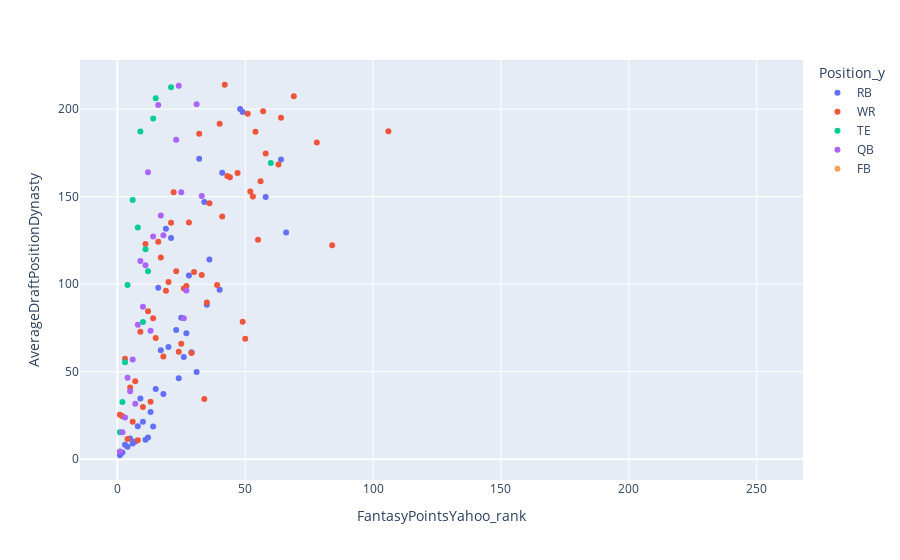

Source (notebook cell):
### Code cell
fig =  px.scatter(df, x="FantasyPointsYahoo_rank", y="AverageDraftPositionDynasty", 
                color="Position_y",
                 hover_name="Name_x",
              )
fig.show()

### Figure 1 — Plotly figure (JSON) as saved in the notebook; plotly's stock layout.template omitted (floating-point values rounded to 4 significant figures; data arrays with more than 128 entries replaced by an {"elided": "..."} marker saying what was removed)
{"data": [{"hovertemplate": "<b>%{hovertext}</b><br><br>Position_y=RB<br>FantasyPointsYahoo_rank=%{x}<br>AverageDraftPositionDynasty=%{y}<extra></extra>", "hovertext": {"elided": "177 str values"}, "legendgroup": "RB", "marker": {"color": "#636efa", "symbol": "circle"}, "mode": "markers", "name": "RB", "orientation": "v", "showlegend": true, "type": "scatter", "x": {"elided": "177 float values"}, "xaxis": "x", "y": {"elided": "177 float values"}, "yaxis": "y"}, {"hovertemplate": "<b>%{hovertext}</b><br><br>Position_y=WR<br>FantasyPointsYahoo_rank=%{x}<br>AverageDraftPositionDynasty=%{y}<extra></extra>", "hovertext": {"elided": "311 str values"}, "legendgroup": "WR", "marker": {"color": "#EF553B", "symbol": "circle"}, "mode": "markers", "name": "WR", "orientation": "v", "showlegend": true, "type": "scatter", "x": {"elided": "311 float values"}, "xaxis": "x", "y": {"elided": "311 float values"}, "yaxis": "y"}, {"hovertemplate": "<b>%{hovertext}</b><br><br>Position_y=TE<br>FantasyPointsYahoo_rank=%{x}<br>AverageDraftPositionDynasty=%{y}<extra></extra>", "hovertext": {"elided": "165 str values"}, "legendgroup": "TE", "marker": {"color": "#00cc96", "symbol": "circle"}, "mode": "markers", "name": "TE", "orientation": "v", "showlegend": true, "type": "scatter", "x": {"elided": "165 float values"}, "xaxis": "x", "y": {"elided": "165 float values"}, "yaxis": "y"}, {"hovertemplate": "<b>%{hovertext}</b><br><br>Position_y=QB<br>FantasyPointsYahoo_rank=%{x}<br>AverageDraftPositionDynasty=%{y}<extra></extra>", "hovertext": ["Patrick Mahomes", "Josh Allen", "Kyler Murray", "Lamar Jackson", "Aaron Rodgers", "Dak Prescott", "Justin Herbert", "Russell Wilson", "Tom Brady", "Matthew Stafford", "Ryan Tannehill", "Jalen Hurts", "Joe Burrow", "Matt Ryan", "Trey Lance", "Trevor Lawrence", "Justin Fields", "Deshaun Watson", "Baker Mayfield", "Ben Roethlisberger", "Jameis Winston", "Kirk Cousins", "Mac Jones", "Ryan Fitzpatrick", "Tua Tagovailoa", "Derek Carr", "Zach Wilson", "Carson Wentz", "Daniel Jones", "Sam Darnold", "Jared Goff", "Teddy Bridgewater", "Tyrod Taylor", "Taysom Hill", "Davis Mills", "Jimmy Garoppolo", "Drew Lock", "Andy Dalton", "Jordan Love", "Gardner Minshew II", "Jacob Eason", "Taylor Heinicke", "Marcus Mariota", "Mitchell Trubisky", "Kyle Trask", "Jacoby Brissett", "Joe Flacco", "Mason Rudolph", "Sam Ehlinger", "P.J. Walker", "Kellen Mond", "Brandon Allen", "Chad Henne", "John Wolford", "Tyler Huntley", "Ian Book", "Bryce Perkins", "Tim Boyle", "Blaine Gabbert", "Mike Glennon", "C.J. Beathard", "Feleipe Franks", "Chase Daniel", "Geno Smith", "Colt McCoy", "Chris Streveler", "Dwayne Haskins", "Kyle Allen", "Case Keenum", "David Blough", "Logan Woodside", "Matt Barkley", "Nick Foles", "Josh Rosen", "Jarrett Stidham", "Cooper Rush", "Mike White", "Easton Stick", "Will Grier", "Jeff Driskel", "Cam Newton", "Jake Luton", "Ryan Finley", "Ben DiNucci", "Jake Fromm", "Trevor Siemian", "James Morgan", "Cole McDonald", "Nate Stanley", "Devlin Hodges", "Alex McGough", "Anthony Gordon", "Kyle Lauletta", "DeShone Kizer", "Garrett Gilbert", "Nathan Peterman", "Trace McSorley", "Clayton Thorson", "Davis Webb", "Brett Rypien", "Jake Dolegala", "Jordan Ta'amu", "Steven Montez", "Nate Sudfeld", "Ryan Griffin", "Danny Etling", "Jake Browning", "Blake Bortles", "Brian Hoyer", "Nick Mullens", "Brett Hundley", "Sean Mannion", "Kurt Benkert", "Joshua Dobbs", "AJ McCarron"], "legendgroup": "QB", "marker": {"color": "#ab63fa", "symbol": "circle"}, "mode": "markers", "name": "QB", "orientation": "v", "showlegend": true, "type": "scatter", "x": [1, 2, 3, 4, 8, 5, 7, 6, 9, 12, 11, 10, 13, 15, 26, 14, 27, 33, 18, 22, 23, 19, 31, 16, 17, 20, 25, 28, 21, 24, 29, 30, 32, 34, 35, 36, 37, 38, 39, 40, 41, 42, 43, 44, 45, 46, 47, 48, 49, 50, 52, 51, 53, 54, 55, 56, 66, 60.5, 66, 64, 68, 66, 58, 59, 57, 62.5, 60.5, 62.5, 70, 69, 72, 71, 73, 74, 75, 76, 77, 97.5, 97.5, 97.5, 97.5, 97.5, 97.5, 97.5, 97.5, 97.5, 97.5, 97.5, 97.5, 97.5, 97.5, 97.5, 97.5, 97.5, 97.5, 97.5, 97.5, 97.5, 97.5, 97.5, 97.5, 97.5, 97.5, 97.5, 97.5, 97.5, 97.5, 97.5, 97.5, 97.5, 97.5, 97.5, 97.5, 78.5, 78.5], "xaxis": "x", "y": [4.4, 15.4, 23.9, 46.5, 76.9, 38.9, 31.7, 57, 113.3, 163.9, 110.8, 87.1, 73.4, null, 80.6, 127.2, 96.4, 150.3, 128, null, 182.5, null, 202.7, 202.3, 139.2, null, 152.5, null, null, 213.3, null, null, null, null, null, null, null, null, null, null, null, null, null, null, null, null, null, null, null, null, null, null, null, null, null, null, null, null, null, null, null, null, null, null, null, null, null, null, null, null, null, null, null, null, null, null, null, null, null, null, null, null, null, null, null, null, null, null, null, null, null, null, null, null, null, null, null, null, null, null, null, null, null, null, null, null, null, null, null, null, null, null, null, null, null], "yaxis": "y"}, {"hovertemplate": "<b>%{hovertext}</b><br><br>Position_y=FB<br>FantasyPointsYahoo_rank=%{x}<br>AverageDraftPositionDynasty=%{y}<extra></extra>", "hovertext": ["Kyle Juszczyk", "C.J. Ham", "Alec Ingold", "Patrick Ricard", "Keith Smith", "Gabe Nabers", "Nick Bellore", "Michael Burton", "Derek Watt", "Andy Janovich", "Jakob Johnson", "Cullen Gillaspia", "Alex Armah", "Nick Bawden", "Danny Vitale", "Giovanni Ricci", "Sewo Olonilua"], "legendgroup": "FB", "marker": {"color": "#FFA15A", "symbol": "circle"}, "mode": "markers", "name": "FB", "orientation": "v", "showlegend": true, "type": "scatter", "x": [1, 4, 2, 3, 5, 6, 7, 8, 10, 9, 11, 12, 15, 15, 15, 139, 13], "xaxis": "x", "y": [null, null, null, null, null, null, null, null, null, null, null, null, null, null, null, null, null], "yaxis": "y"}], "layout": {"legend": {"title": {"text": "Position_y"}, "tracegroupgap": 0}, "margin": {"t": 60}, "xaxis": {"anchor": "y", "domain": [0, 1], "title": {"text": "FantasyPointsYahoo_rank"}}, "yaxis": {"anchor": "x", "domain": [0, 1], "title": {"text": "AverageDraftPositionDynasty"}}}}
